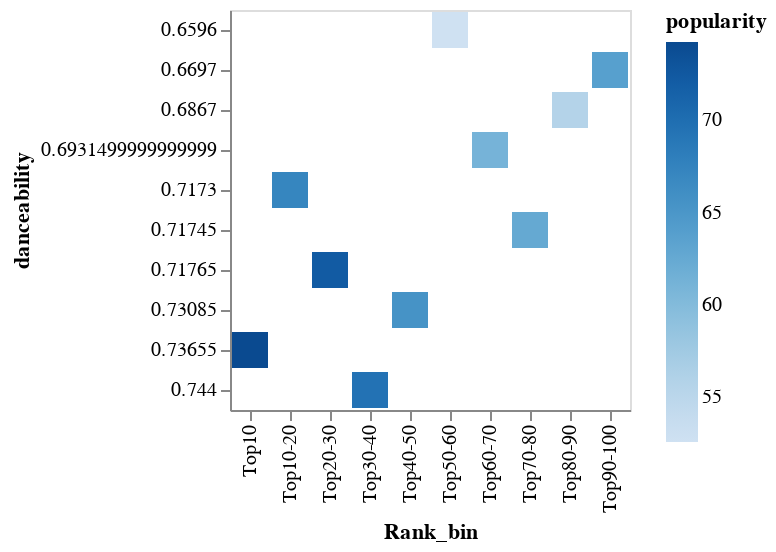

Write notebook code for a chart like this one.
### Code cell
alt.Chart(hits_c1_bin[['Rank_bin','danceability','popularity']]).mark_bar().encode(
    x='Rank_bin',
    y='danceability:O',
    color='popularity:Q'
)

### Figure 1 — Vega-Lite specification as saved in the notebook (floating-point values rounded to 4 significant figures)
{"config": {"view": {"continuousWidth": 400, "continuousHeight": 300}}, "data": {"name": "data-89a4686f2a2eed1597a0d6b581eecf22"}, "mark": "bar", "encoding": {"color": {"field": "popularity", "type": "quantitative"}, "x": {"field": "Rank_bin", "type": "nominal"}, "y": {"field": "danceability", "type": "ordinal"}}, "$schema": "https://vega.github.io/schema/vega-lite/v4.17.0.json", "datasets": {"data-89a4686f2a2eed1597a0d6b581eecf22": [{"Rank_bin": "Top10", "danceability": 0.7366, "popularity": 74.25}, {"Rank_bin": "Top10-20", "danceability": 0.7173, "popularity": 67.15}, {"Rank_bin": "Top20-30", "danceability": 0.7177, "popularity": 72.15}, {"Rank_bin": "Top30-40", "danceability": 0.744, "popularity": 69.5}, {"Rank_bin": "Top40-50", "danceability": 0.7308, "popularity": 65.45}, {"Rank_bin": "Top50-60", "danceability": 0.6596, "popularity": 52.55}, {"Rank_bin": "Top60-70", "danceability": 0.6931, "popularity": 61.05}, {"Rank_bin": "Top70-80", "danceability": 0.7175, "popularity": 62.55}, {"Rank_bin": "Top80-90", "danceability": 0.6867, "popularity": 55.7}, {"Rank_bin": "Top90-100", "danceability": 0.6697, "popularity": 63.75}]}}
